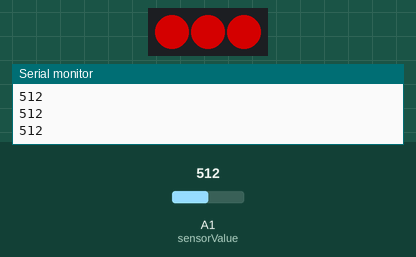
Bench run of a sketch on a simulated Arduino Uno, built with avr-gcc and run on an emulated ATmega328P. Parts: 3 RGB LEDs in strip order, left to right, the last lines printed to the serial monitor. Inputs (shaded band) come from the test bench; at power-on: A1 (sensorValue) = 512. Dim RGB values are drawn brighter than linear.

Above: at 1.2 s.
1.3 s: A1 (sensorValue) set to 1006
At 1.7 s:
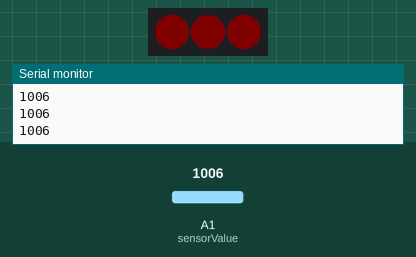
2.8 s: A1 (sensorValue) set to 1023
At 4.0 s:
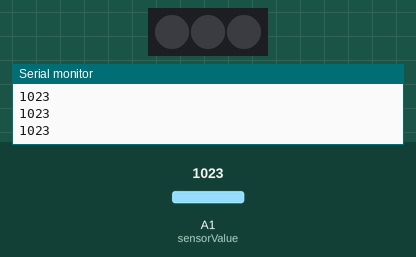
4.3 s: A1 (sensorValue) set to 900
At 5.6 s:
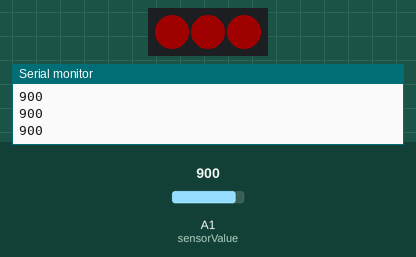
Timing chart, 0 to 7.3 s (numbered marks = the images above; inputs shaded):
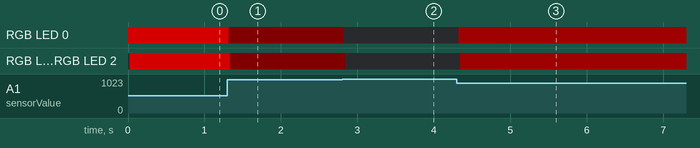

Measured:
- the behaviour switches between 1022 and 1023 on A1 (sensorValue) (found by bisection; images 1 and 2)
- after the input at 1.3 s, RGB LED 0–2: RGB(128, 0, 0) → RGB(5, 0, 0) at once
- after the input at 2.8 s, RGB LED 0–2: RGB(5, 0, 0) → off at once
- after the input at 4.3 s, RGB LED 0: off → RGB(31, 0, 0) at once; RGB LED 1, RGB LED 2: off → RGB(31, 0, 0) after 0.05 s

The sketch:

PZ1.ino
```cpp
#include <Adafruit_NeoPixel.h>

#define PIN 3

Adafruit_NeoPixel strip = Adafruit_NeoPixel(3, PIN, NEO_GRB + NEO_KHZ800);


int sensorValue = A1;


int currentColourValue;
int currentColourValue2;
int currentColourValue3;


void setup() {
  strip.begin();
  strip.show();
 Serial.begin(9600);


}

void loop() {

int potRead = analogRead(sensorValue);
 Serial.println(potRead);


 currentColourValue = (255 - map( analogRead(sensorValue), 0, 1023, 0, 255 ) );


 colorWipe(strip.Color(currentColourValue, currentColourValue2, currentColourValue3), 50); // Red


 }

void colorWipe(uint32_t c, uint8_t wait) {
  for(uint16_t i=0; i<strip.numPixels(); i++) {
      strip.setPixelColor(i, c);
      strip.show();
      delay(10);
  }
}
```
